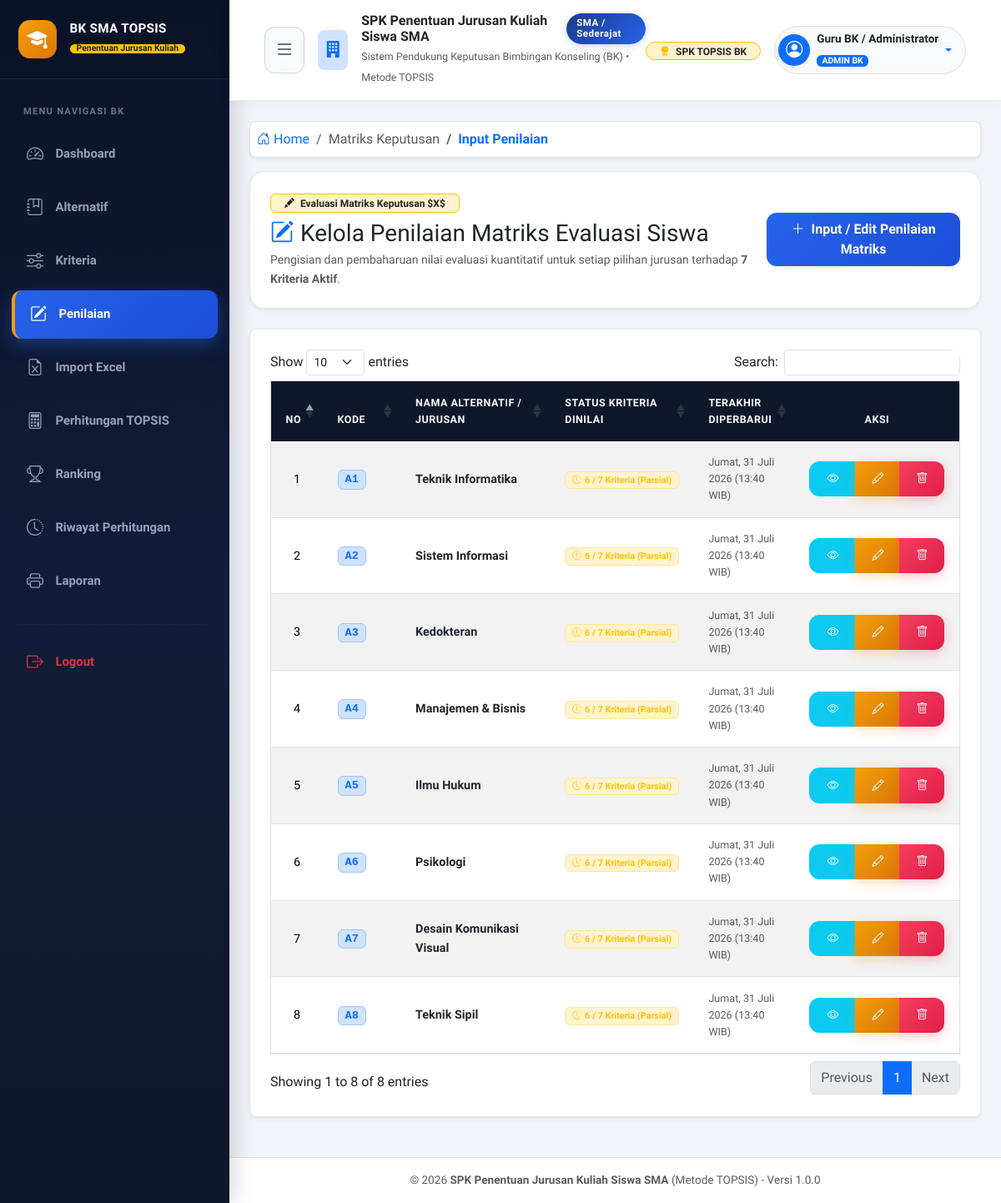
Screenshot of /index.php?page=penilaian (signed in) with the database file from the repository.
### tables this page shows
CREATE TABLE IF NOT EXISTS `tb_alternatif` (
  `id_alternatif` INT(11) NOT NULL AUTO_INCREMENT,
  `kode_alternatif` VARCHAR(10) NOT NULL,
  `nama_jurusan` VARCHAR(100) NOT NULL,
  `fakultas` VARCHAR(100) DEFAULT NULL,
  `deskripsi` TEXT DEFAULT NULL,
  `prospek_kerja` TEXT DEFAULT NULL,
  `created_at` TIMESTAMP NOT NULL DEFAULT CURRENT_TIMESTAMP,
  `updated_at` TIMESTAMP NOT NULL DEFAULT CURRENT_TIMESTAMP ON UPDATE CURRENT_TIMESTAMP,
  PRIMARY KEY (`id_alternatif`),
  UNIQUE KEY `uk_kode_alternatif` (`kode_alternatif`)
);

### config/helper.php (called while the page is built, shortened)
<?php
function sanitize($data) {
    $raw = $data;
    return htmlspecialchars(trim($raw), ENT_QUOTES, 'UTF-8');
}
function formatTanggalIndo($datetime) {
    $hariArray = ['Minggu', 'Senin', 'Selasa', 'Rabu', 'Kamis', 'Jumat', 'Sabtu'];
    $bulanArray = [
        1 => 'Januari', 'Februari', 'Maret', 'April', 'Mei', 'Juni',
        'Juli', 'Agustus', 'September', 'Oktober', 'November', 'Desember'
    ];
    $time = strtotime($datetime);
    $hari = $hariArray[date('w', $time)];
    $tgl = date('j', $time);
    $bulan = $bulanArray[(int)date('n', $time)];
    $tahun = date('Y', $time);
    $jam = date('H:i', $time);
    return "$hari, $tgl $bulan $tahun ($jam WIB)";
}

### views/penilaian.php (the view, shortened to what this page needs)
<?php
$total_kriteria   = 0;
if ($db !== null) {
    try {
        $list_kriteria   = $db->query("SELECT * FROM tb_kriteria ORDER BY id_kriteria ASC")->fetchAll();
        $total_kriteria  = count($list_kriteria);
    } catch (PDOException $e) {
        $swal_error = 'Gagal mengambil data master: ' . $e->getMessage();
    }
}
$summary_penilaian = [];
$matrix_nilai      = [];
if ($db !== null && $total_kriteria > 0) {
    try {
        $querySummary = "
            SELECT a.id_alternatif, a.kode_alternatif, a.nama_jurusan,
                   COUNT(p.id_penilaian) AS total_dinilai,
                   MAX(p.updated_at) AS last_update
            FROM tb_alternatif a
            LEFT JOIN tb_penilaian p ON a.id_alternatif = p.id_alternatif
            GROUP BY a.id_alternatif
            ORDER BY a.id_alternatif ASC
        ";
        $summary_penilaian = $db->query($querySummary)->fetchAll();
        $raw_nilai = $db->query("SELECT id_alternatif, id_kriteria, nilai FROM tb_penilaian")->fetchAll();
        foreach ($raw_nilai as $row) {
            $matrix_nilai[$row['id_alternatif']][$row['id_kriteria']] = (float)$row['nilai'];
        }
    } catch (PDOException $e) {
        $swal_error = 'Gagal memuat matriks penilaian: ' . $e->getMessage();
    }
}
?>
<nav aria-label="breadcrumb" class="mb-3">
    <ol class="breadcrumb bg-white p-2 rounded-3 border shadow-sm small">
        <li class="breadcrumb-item"><a href="<?= BASE_URL; ?>index.php?page=dashboard" class="text-decoration-none"><i class="bi bi-house-door me-1"></i>Home</a></li>
        <li class="breadcrumb-item text-muted">Matriks Keputusan</li>
        <li class="breadcrumb-item active fw-semibold text-primary" aria-current="page">Input Penilaian</li>
    </ol>
</nav>
<div class="card card-custom p-4 mb-4 shadow-sm">
    <div class="d-flex flex-column flex-md-row align-items-md-center justify-content-between gap-3">
        <div>
            <span class="badge bg-warning-subtle text-dark border border-warning px-3 py-1 mb-2 fw-bold">
                <i class="bi bi-pencil-fill me-1"></i> Evaluasi Matriks Keputusan $X$
            </span>
            <h3 class="fw-extrabold text-dark mb-1">
                <i class="bi bi-pencil-square me-2 text-primary"></i>Kelola Penilaian Matriks Evaluasi Siswa
            </h3>
            <p class="text-muted mb-0 small">
                Pengisian dan pembaharuan nilai evaluasi kuantitatif untuk setiap pilihan jurusan terhadap <strong><?= $total_kriteria; ?> Kriteria Aktif</strong>.
            </p>
        </div>
        <div>
            <button type="button" class="btn btn-primary shadow-sm fw-bold px-3 py-2" data-bs-toggle="modal" data-bs-target="#modalInput" id="btnBukaInputModal">
                <i class="bi bi-plus-lg me-1"></i> Input / Edit Penilaian Matriks
            </button>
        </div>
    </div>
</div>
<div class="card card-custom p-4 shadow-sm rounded-3 mb-4">
    <div class="table-responsive">
        <table id="tablePenilaian" class="table table-hover table-striped align-middle border w-100" style="font-size: 0.9rem;">
            <thead class="table-dark" style="background-color: #1e293b;">
                <tr>
                    <th class="text-center" style="width: 5%;">No</th>
                    <th style="width: 15%;">Kode</th>
                    <th style="width: 35%;">Nama Alternatif / Jurusan</th>
                    <th style="width: 20%;">Status Kriteria Dinilai</th>
                    <th style="width: 15%;">Terakhir Diperbarui</th>
                    <th class="text-center" style="width: 10%;">Aksi</th>
                </tr>
            </thead>
            <tbody>
                <?php if (!empty($summary_penilaian)): ?>
                    <?php $no = 1; foreach ($summary_penilaian as $row):
                        $id_alt       = $row['id_alternatif'];
                        $total_dinilai= (int)$row['total_dinilai'];
                        $is_complete  = ($total_dinilai >= $total_kriteria && $total_kriteria > 0);
                        $scores_json  = json_encode($matrix_nilai[$id_alt] ?? (object)[]);
                    ?>
                        <tr>
                            <td class="text-center fw-medium"><?= $no++; ?></td>
                            <td>
                                <span class="badge bg-primary-subtle text-primary border border-primary-subtle px-2 py-1 font-monospace" style="font-size: 0.85rem;">
                                    <?= sanitize($row['kode_alternatif']); ?>
                                </span>
                            </td>
                            <td class="fw-semibold text-dark"><?= sanitize($row['nama_jurusan']); ?></td>
                            <td>
                                <?php if ($is_complete): ?>
                                    <span class="badge bg-success-subtle text-success border border-success-subtle px-2 py-1">
                                        <i class="bi bi-check-circle-fill me-1"></i><?= $total_dinilai; ?> / <?= $total_kriteria; ?> Kriteria Terisi
                                    </span>
                                <?php elseif ($total_dinilai > 0): ?>
                                    <span class="badge bg-warning-subtle text-warning border border-warning-subtle px-2 py-1">
                                        <i class="bi bi-clock-history me-1"></i><?= $total_dinilai; ?> / <?= $total_kriteria; ?> Kriteria (Parsial)
                                    </span>
                                <?php else: ?>
                                    <span class="badge bg-secondary-subtle text-secondary border px-2 py-1">
                                        <i class="bi bi-dash-circle me-1"></i>Belum Dinilai
                                    </span>
                                <?php endif; ?>
                            </td>
                            <td class="small text-muted">
                                <?= !empty($row['last_update']) ? formatTanggalIndo($row['last_update']) : '<span class="fst-italic text-muted">-</span>'; ?>
                            </td>
                            <td class="text-center">
                                <div class="btn-group btn-group-sm" role="group">
                                    <button type="button" class="btn btn-info text-white btn-detail-penilaian"
                                            data-bs-toggle="modal" data-bs-target="#modalDetail"
                                            data-id="<?= $id_alt; ?>"
                                            data-kode="<?= sanitize($row['kode_alternatif']); ?>"
                                            data-nama="<?= sanitize($row['nama_jurusan']); ?>"
                                            data-scores='<?= htmlspecialchars($scores_json, ENT_QUOTES, 'UTF-8'); ?>'
                                            title="Detail Matriks Penilaian">
                                        <i class="bi bi-eye"></i>
                                    </button>
                                    <button type="button" class="btn btn-warning text-white btn-edit-penilaian"
                                            data-bs-toggle="modal" data-bs-target="#modalInput"
                                            data-id="<?= $id_alt; ?>"
                                            data-scores='<?= htmlspecialchars($scores_json, ENT_QUOTES, 'UTF-8'); ?>'
                                            title="Edit Penilaian">
                                        <i class="bi bi-pencil"></i>
                                    </button>
                                    <?php if ($total_dinilai > 0): ?>
                                        <button type="button" class="btn btn-danger"
                                                onclick="confirmHapusPenilaian(<?= $id_alt; ?>, '<?= sanitize($row['nama_jurusan']); ?>');"
                                                title="Hapus Penilaian">
                                            <i class="bi bi-trash"></i>
                                        </button>
                                    <?php else: ?>
                                        <button type="button" class="btn btn-outline-secondary disabled" title="Belum ada data"><i class="bi bi-trash"></i></button>
                                    <?php endif; ?>
                                </div>
                            </td>
                        </tr>
                    <?php endforeach; ?>
                <?php endif; ?>
            </tbody>
        </table>
    </div>
</div>

### assets/css/style.css (style rules this page uses)
:root { --bs-font-sans-serif: 'Plus Jakarta Sans', -apple-system, BlinkMacSystemFont, "Segoe UI", Roboto, sans-serif; --navy-900: #0f172a; --navy-800: #1e293b; --navy-700: #334155; --blue-600: #2563eb; --blue-700: #1d4ed8; --blue-50: #eff6ff; --gold-500: #f59e0b; --gold-600: #d97706; --gold-50: #fffbeb; --emerald-500: #10b981; --emerald-600: #059669; --emerald-50: #ecfdf5; --rose-500: #f43f5e; --rose-600: #e11d48; --rose-50: #fff1f2; --purple-600: #9333ea; --purple-50: #faf5ff; --bg-app: #f1f5f9; --card-radius: 18px; --pill-radius: 50px; }
body { font-family: var(--bs-font-sans-serif); background-color: var(--bg-app); color: #1e293b; overflow-x: hidden; line-height: 1.6; -webkit-font-smoothing: antialiased; }
.card-custom { background: #ffffff; border: 1px solid #e2e8f0; border-radius: var(--card-radius); box-shadow: 0 4px 12px rgba(0, 0, 0, 0.03); transition: all 0.3s cubic-bezier(0.4, 0, 0.2, 1); }
.table-responsive { border-radius: 12px; overflow-x: auto !important; -webkit-overflow-scrolling: touch; }
.table { margin-bottom: 0; border-color: #e2e8f0; }
.table thead th { font-family: var(--bs-font-sans-serif); font-weight: 700; letter-spacing: 0.5px; text-transform: uppercase; font-size: 0.78rem; padding: 1rem 1.1rem; background: #0f172a !important; color: #f8fafc !important; border-bottom: none; }
.table tbody tr { transition: background-color 0.2s ease; }
.table tbody td { padding: 0.95rem 1.1rem; vertical-align: middle; }
.btn { border-radius: 12px; font-weight: 700; padding: 0.6rem 1.25rem; transition: all 0.25s cubic-bezier(0.4, 0, 0.2, 1); }
.btn-primary { background: linear-gradient(135deg, #2563eb 0%, #1d4ed8 100%); border: none; box-shadow: 0 4px 14px rgba(37, 99, 235, 0.3); }
.btn-warning { background: linear-gradient(135deg, #f59e0b 0%, #d97706 100%); border: none; color: #ffffff; box-shadow: 0 4px 14px rgba(245, 158, 11, 0.3); }
.btn-danger { background: linear-gradient(135deg, #f43f5e 0%, #e11d48 100%); border: none; box-shadow: 0 4px 14px rgba(244, 63, 94, 0.3); }
.table-responsive { border-radius: 12px; overflow-x: auto; -webkit-overflow-scrolling: touch; }

### rows the page displays
tb_alternatif: kode_alternatif "A1", nama_jurusan "Teknik Informatika", total_dinilai "6", last_update "Jumat, 31 Juli 2026 (13:40 WIB)"
tb_alternatif: kode_alternatif "A2", nama_jurusan "Sistem Informasi", total_dinilai "6", last_update "Jumat, 31 Juli 2026 (13:40 WIB)"
tb_alternatif: kode_alternatif "A3", nama_jurusan "Kedokteran", total_dinilai "6", last_update "Jumat, 31 Juli 2026 (13:40 WIB)"
tb_alternatif: kode_alternatif "A4", nama_jurusan "Manajemen & Bisnis", total_dinilai "6", last_update "Jumat, 31 Juli 2026 (13:40 WIB)"
tb_alternatif: kode_alternatif "A5", nama_jurusan "Ilmu Hukum", total_dinilai "6", last_update "Jumat, 31 Juli 2026 (13:40 WIB)"
tb_alternatif: kode_alternatif "A6", nama_jurusan "Psikologi", total_dinilai "6", last_update "Jumat, 31 Juli 2026 (13:40 WIB)"
tb_alternatif: kode_alternatif "A7", nama_jurusan "Desain Komunikasi Visual", total_dinilai "6", last_update "Jumat, 31 Juli 2026 (13:40 WIB)"
tb_alternatif: kode_alternatif "A8", nama_jurusan "Teknik Sipil", total_dinilai "6", last_update "Jumat, 31 Juli 2026 (13:40 WIB)"

### other values shown
APP_NAME "SPK Penentuan Jurusan Kuliah Siswa SMA"
APP_METHOD "TOPSIS"
$currentUserNama "Guru BK / Administrator"
$currentUserRole "ADMIN"
$total_kriteria "7"
APP_VERSION "1.0.0"
